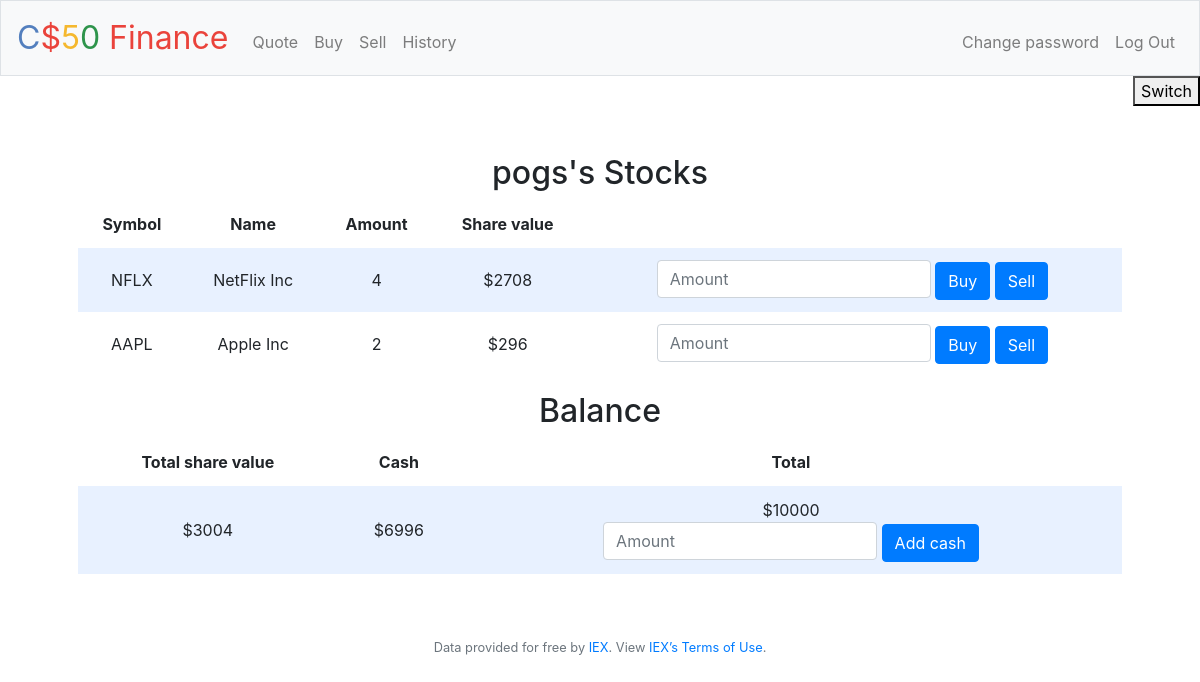
The page / (signed in) on the database its author committed.
### tables this page shows
CREATE TABLE users (id INTEGER, username TEXT NOT NULL, hash TEXT NOT NULL, cash NUMERIC NOT NULL DEFAULT 10000.00, PRIMARY KEY(id));

CREATE TABLE stocks(
owner_id INTEGER,
symbol TEXT NOT NULL,
name TEXT NOT NULL,
amount INTEGER NOT NULL,
stock_value NUMERIC NOT NULL,
FOREIGN KEY (owner_id)
REFERENCES users (id)
);

### application.py (the view)
@app.route("/",  methods=["GET", "POST"])
@login_required
def index():
    if request.method == "POST":
        if not request.form.get("cash_bonus"):
            return apology("must provide value", 400)
        cash_bonus = request.form.get("cash_bonus")
        db.execute("UPDATE users SET cash = cash + ?  WHERE id = ?", cash_bonus, session["user_id"])
        return redirect("/")
    else:
        stocks = db.execute("SELECT * FROM stocks WHERE owner_id = ?", session["user_id"])
        username =  db.execute("SELECT username FROM users WHERE id = ?", session["user_id"])[0]["username"]
        cash = db.execute("SELECT cash FROM users WHERE id = ?", session["user_id"])[0]["cash"]
        total_share = db.execute("SELECT SUM(stock_value) FROM stocks WHERE owner_id = ?", session["user_id"])[0]["SUM(stock_value)"]
        if not total_share:
            total = int(cash)
            total_share = 0
        else:
            total = int(cash) + int(total_share)
        return render_template("index.html", stocks = stocks, cash = cash, total_share = total_share, username = username, total = total)

### application.py (called while the page is built)
@app.after_request
def after_request(response):
    response.headers["Cache-Control"] = "no-cache, no-store, must-revalidate"
    response.headers["Expires"] = 0
    response.headers["Pragma"] = "no-cache"
    return response

### helpers.py (called while the page is built)
def login_required(f):
    @wraps(f)
    def decorated_function(*args, **kwargs):
        if session.get("user_id") is None:
            return redirect("/login")
        return f(*args, **kwargs)
    return decorated_function

### templates/index.html (shortened to what this page needs)
{% extends "layout.html" %}
{% block main %}
    <h2>{{username}}'s Stocks</h2>
    <table id="table1">
        <thead>
            <tr>
                <th>Symbol</th>
                <th>Name</th>
                <th>Amount</th>
                <th>Share value</th>
                <th></th>
            </tr>
        </thead>
        <tbody>
            {% for stock in stocks %}
            <tr>
                <td>{{stock.symbol}}</td>
                <td>{{stock.name}}</td>
                <td>{{stock.amount}}</td>
                <td>${{stock.stock_value}}</td>
                <td>
                    <form action="/" method="post">
                        <input class="form-control" name="shares" placeholder="Amount" type="number" min="1" required>
                        <button class="btn btn-primary" type="submit" formaction="{{ url_for('buy',symbol = stock.symbol) }}" value="buy">Buy</button>
                        <button class="btn btn-primary" type="submit" formaction="{{ url_for('sell',symbol = stock.symbol) }}" value="sell">Sell</button>
                    </form>
                </td>
            </tr>
            {% endfor %}
        </tbody>
    </table>
        <h2>Balance</h2>
    <table>
        <thead>
            <tr>
                <th>Total share value</th>
                <th>Cash</th>
                <th>Total</th>
            </tr>
        </thead>
        <tbody>
            <tr>
                <td>${{total_share}}</td>
                <td>${{cash}}</td>
                <td>
                    ${{total}}
                    <form action="/" method="post">
                        <input class="form-control" name="cash_bonus" placeholder="Amount" type="number" min="1" required>
                        <button class="btn btn-primary" type="submit" name="transaction" value="Add cash">Add cash</button>
                    </form>
                </td>
            </tr>
        </tbody>
    </table>
{% endblock %}

### static/styles.css (style rules this page uses)
main .form-control { display: inline-block; width: auto; }
table { background-color: transparent; margin-bottom: 1rem; width: 100%; }
table th, table td { padding: 0.75rem; vertical-align: middle; }
tbody tr:nth-of-type(odd) { background-color: rgb(179, 208, 255, 0.3) }

### rows shown on the page
users: username "pogs", cash "6996"
stocks: symbol "NFLX", name "NetFlix Inc", amount "4", stock_value "2708"
stocks: symbol "AAPL", name "Apple Inc", amount "2", stock_value "296"

### other values the page prints
{{ total_share }} "3004"
{{ total }} "10000"
